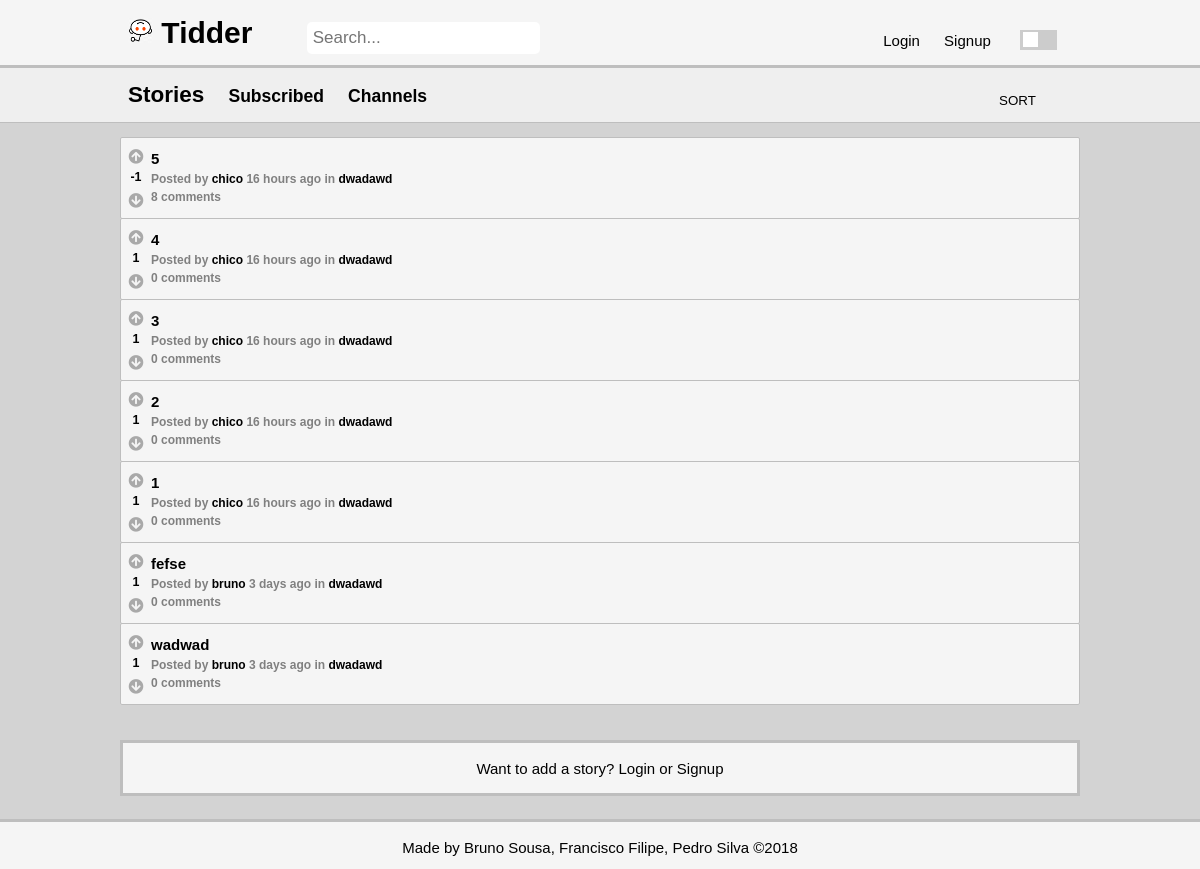
The page /pages/stories.php on the database as committed earlier.
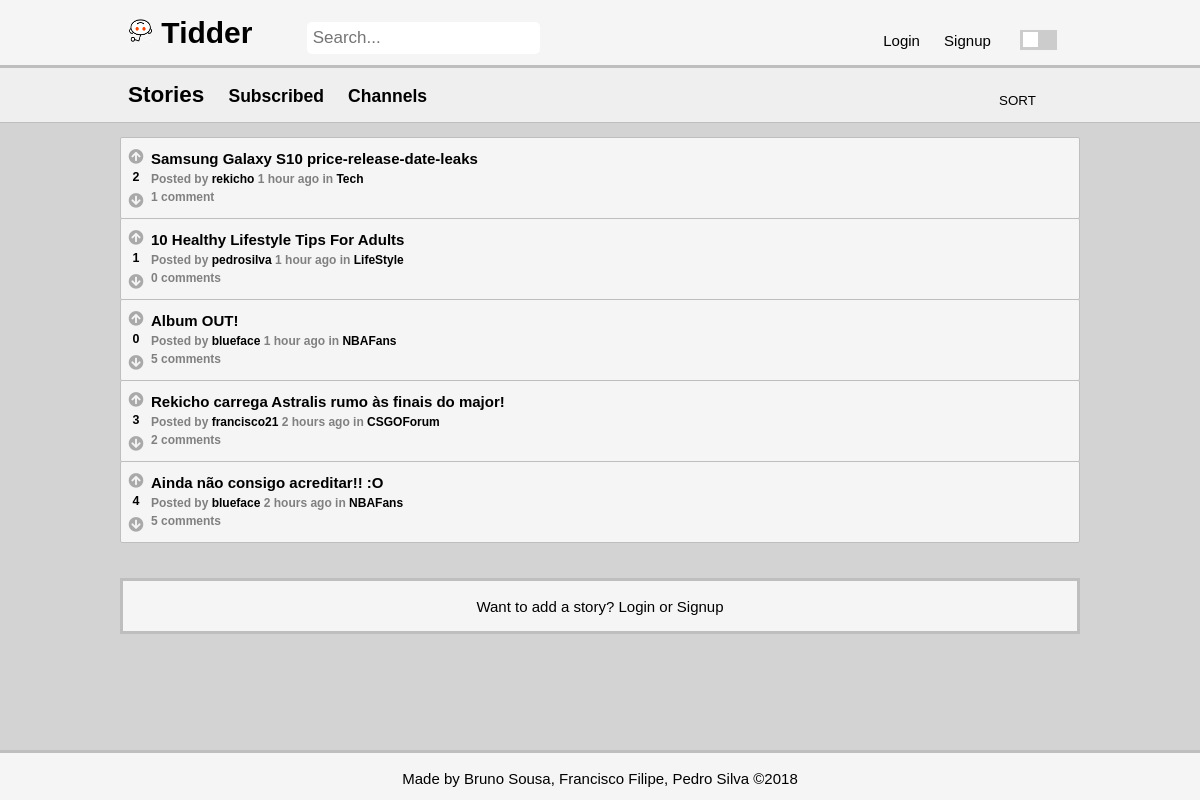
The same page on the database as committed later.
### tables this page shows
CREATE TABLE opinion (
    opinion_id INTEGER NOT NULL PRIMARY KEY AUTOINCREMENT,
	parent_id INTEGER REFERENCES opinion(opinion_id),
    opinion_title VARCHAR,
    opinion_text VARCHAR NOT NULL,
	channel_id INTEGER REFERENCES channel,
	posted DATETIME NOT NULL,
    user_id INTEGER NOT NULL REFERENCES user
);

### pages/stories.php (called while the page is built, shortened)
<?php
	include_once('../includes/date.php');
	include_once('../database/db_story.php');
	include_once('../templates/tpl_common.php');
	include_once('../templates/tpl_stories.php');
	if(isset($_GET['subscribed']) && $_GET['subscribed'] == 'true'){
		if(!isset($_SESSION['user_id']))
			die(header('Location: ../index.php'));
		$stories = array_reverse(getAllSubscribedStories($_SESSION['user_id']));
	}
	else $stories = array_reverse(getAllStories());
	$now = time();
	for($i = 0; $i < count($stories); $i++){
		$stories[$i]['username'] = getUserName($stories[$i]['user_id']);
		$stories[$i]['score'] = getScore($stories[$i]['opinion_id']);
		$stories[$i]['comments']= getNumberComments($stories[$i]['opinion_id']);
		$stories[$i]['channel_name']= getChannelName($stories[$i]['channel_id']);
	}
	if(isset($_GET['subscribed']) && $_GET['subscribed'] == 'true'){
		$page = 'stories.php?subscribed=true';
	}
	else if(isset($_GET['channel'])){
		$page = 'stories.php?channel='.$_GET['channel'];
	}
	else $page = 'stories.php';
	draw_stories($stories,true);
?>

### database/db_story.php (called while the page is built, shortened)
<?php
	function getAllStories() {
		$db = Database::instance()->db();
		$stmt = $db->prepare('SELECT * FROM opinion WHERE parent_id IS NULL');
		$stmt->execute();
		return $stmt->fetchAll();
	}
?>

### includes/date.php (called while the page is built, shortened)
<?php
	function deltaTime($now, $date){
		$time = strtotime($date);
		$delta = $now - $time;
		if(!floor($delta/86400)){
			$time_word = (floor($delta/3600) == 1 ? ' hour ' : ' hours ');
			return floor($delta/3600).$time_word.'ago';
		}
		if(!floor($delta/2592000)){
			$time_word = (floor($delta/86400) == 1 ? ' day ' : ' days ');
			return floor($delta/86400).$time_word.'ago';
		}
		$time_word = (floor($delta/31104000) == 1 ? ' year ' : ' years ');
		return floor($delta/31104000).$time_word.'ago';
	}
?>

### templates/tpl_stories.php (the view, shortened to what this page needs)
<?php
	function draw_stories($stories, $not_profile){
		global $channel;
		global $page;
		?>
	<section id="stories">
	<header class = "secondary-header">
	<div class = "container">
		<?php if(isset($_GET['subscribed']) && $_GET['subscribed'] == 'true') { ?>
			<h2>Subscribed</h2>
			<h3><a href="stories.php">Stories</a></h3>
			<h3><a href="channels.php">Channels</a></h3>
		<?php } else {?>
			<h2>Stories</h2>
			<h3><a href="stories.php?subscribed=true">Subscribed</a></h3>
			<h3><a href="channels.php">Channels</a></h3>
		<?php } ?>
			<?php if ($not_profile) { ?>
			<form method="post" action="../actions/action_sort_stories.php">
				<select name="sort" onchange="this.form.submit();">
					<option value="-1" hidden selected>SORT</option>
				</select>
			</form >
			<?php } ?>
		</div>
		</header>
		<div class = "container">
			<ol>
			<?php
				foreach($stories as $story)
					draw_story($story);
			?>
			</ol>
		</div>
		<?php if($not_profile){
			if(!isset($_SESSION['user_id'])) { ?>
			<footer class = "secondary-footer">
				<p>Want to add a story? <a href='../pages/login.php?redirect=<?=urlencode($page)?>'>Login</a> or <a href='../pages/signup.php?redirect=<?=urlencode($page)?>'>Signup</a></p>
			</footer>
		<?php } else if($channel){?>
			<footer class = "secondary-footer">
				<p>Want to share a story? <a href="add_story.php?channel=<?=$channel?>">Add a story!</a></p>
			</footer>
		<?php } else {?>
			<footer class = "secondary-footer" >
				<p>Want to share a story? <a href="add_story.php">Add a story!</a></p>
			</footer>
			<?php } ?>
		<?php } ?>
			</section>
<?php }
		function draw_story($story) {
		global $now;
		?>
		<li>
				<article class="story" data-id="<?=$story['opinion_id']?>">
					<div class = "votes-container">
							<div class = "votes">
								<div class="upvote" role="button" data-value="<?=$story['vote']?>"><i class="fas fa-arrow-circle-up"></i></div>
								<h5><?=$story['score']?></h5>
								<div class="downvote" role="button" data-value="<?=$story['vote']?>"><i class="fas fa-arrow-circle-down"></i></div>
							</div>
					</div>
					<div class = "storyinfo">
						<h3><a href="story.php?story_id=<?=$story['opinion_id']?>"><?=htmlentities($story['opinion_title'])?></a></h3>
						<h4>Posted by <a href="<?='profile.php?username='.urlencode($story['username'])?>"><?=htmlentities($story['username'])?></a>
							<?=deltaTime($now, $story['posted'])?>
							in <a href="<?='stories.php?channel='.urlencode($story['channel_name'])?>"><?=htmlentities($story['channel_name'])?></a></h4>
						<?php if($story['comments'] == 1){ ?>
							<h4><?=$story['comments']?> comment</h4>
						<?php } else { ?>
							<h4><?=$story['comments']?> comments</h4>
						<?php } ?>
					</div>
		   </article>
		</li>
    <?php } ?>

Rows that differ between the two databases and show on the page:
no longer on this page (row edited): opinion: score "-1", opinion_title "5", username "chico", posted "16 hours ago", channel_name "dwadawd", comments "8"
removed opinion: channel "1", opinion_title "4", username "chico", posted "16 hours ago", channel_name "dwadawd", comments "0"
no longer on this page (row edited): opinion: channel "1", opinion_title "3", username "chico", posted "16 hours ago", channel_name "dwadawd", comments "0"
no longer on this page (row edited): opinion: channel "1", opinion_title "2", username "chico", posted "16 hours ago", channel_name "dwadawd", comments "0"
no longer on this page (row edited): opinion: channel "1", opinion_title "1", username "chico", posted "16 hours ago", channel_name "dwadawd", comments "0"
no longer on this page (row edited): opinion: channel "1", opinion_title "fefse", username "bruno", posted "3 days ago", channel_name "dwadawd", comments "0"
removed opinion: channel "1", opinion_title "wadwad", username "bruno", posted "3 days ago", channel_name "dwadawd", comments "0"
added opinion: user "2", opinion_title "Samsung Galaxy S10 price-release-date-leaks", username "rekicho", posted "1 hour ago", channel_name "Tech", comments "1"
now on this page (row edited): opinion: score "1", opinion_title "10 Healthy Lifestyle Tips For Adults", username "pedrosilva", posted "1 hour ago", channel_name "LifeStyle", comments "0"
now on this page (row edited): opinion: score "0", opinion_title "Album OUT!", username "blueface", posted "1 hour ago", channel_name "NBAFans", user "5"
added opinion: score "3", opinion_title "Rekicho carrega Astralis rumo às finais do major!", username "francisco21", posted "2 hours ago", channel_name "CSGOForum", channel "2"
added opinion: score "4", opinion_title "Ainda não consigo acreditar!! :O", username "blueface", posted "2 hours ago", channel_name "NBAFans", user "5"
